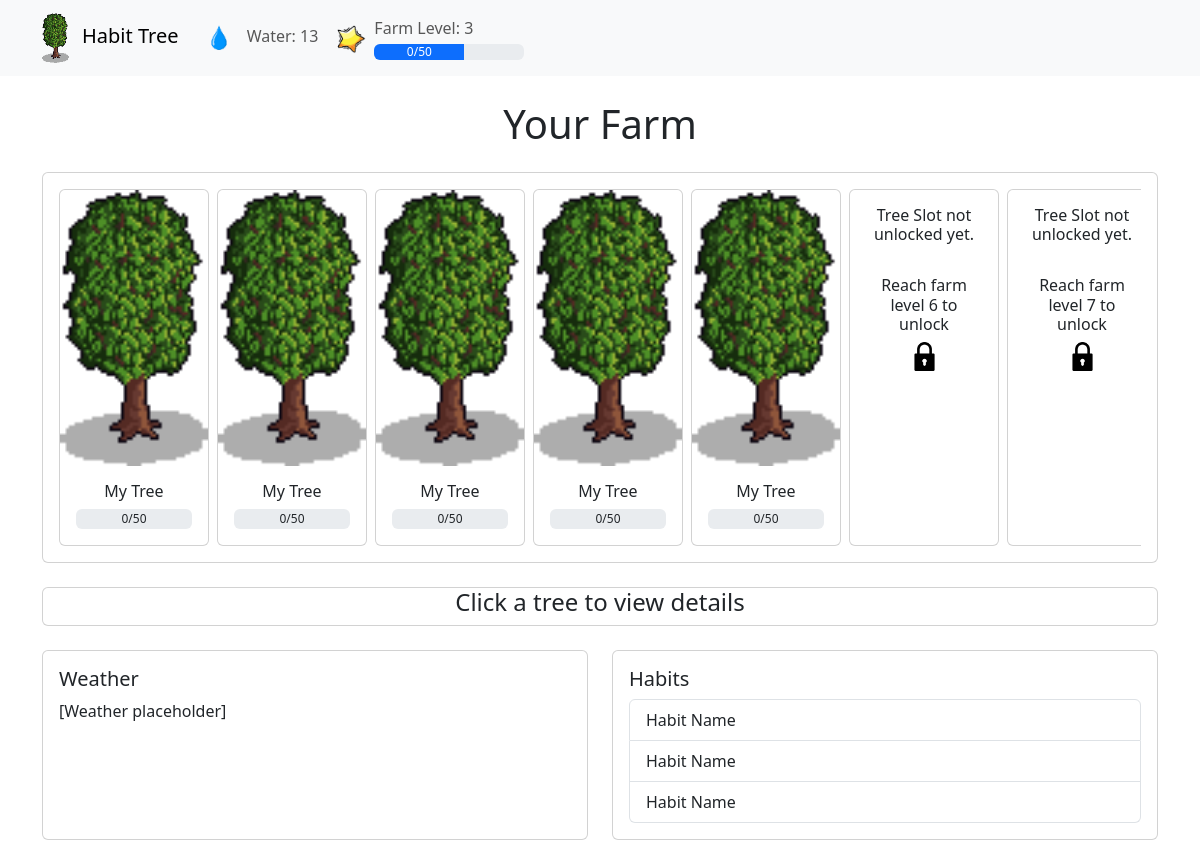
The page / on the database its author committed.
### tables this page shows
CREATE TABLE Tree (
            Name TEXT,
            Creation_Date TEXT,
            Stage INTEGER,
            Water INTEGER,
            Water_Required INTEGER
        );

### app/app.py (the view)
@app.route("/")
def index():
    db = get_db()
    cursor = db.cursor()
    cursor.execute("SELECT * FROM Tree LIMIT 10")
    trees_data = cursor.fetchall()
    cursor.execute("SELECT Level FROM Farm LIMIT 1")
    farm_row = cursor.fetchone()
    farm_level = farm_row[0] if farm_row else 1
    trees = []
    for i in range(10):
        required_level = TREE_REQUIREMENTS[i]
        if farm_level >= required_level:
            if i < len(trees_data):
                tree_row = trees_data[i]
                trees.append({
                    "unlocked": True,
                    "planted": True,
                    "name": tree_row[0],
                    "stage": tree_row[2],
                    "water": tree_row[3],
                    "water_required": tree_row[4],
                    "required_level": required_level
                })
            else:
                trees.append({
                    "unlocked": True,
                    "planted": False,
                    "required_level": required_level
                })
        else:
            trees.append({
                "unlocked": False,
                "planted": False,
                "required_level": required_level
            })
    return render_template("index.html", trees=trees, farm_level=farm_level)

### app/app.py (called while the page is built)
def get_db():
    if 'db' not in g:
        g.db = sqlite3.connect(DATABASE)
    return g.db

### app/templates/index.html (shortened to what this page needs)
<!DOCTYPE html>
<html lang="en">
<head>
  <link href="https://cdn.jsdelivr.net/npm/bootstrap@5.3.0/dist/css/bootstrap.min.css" rel="stylesheet">
</head>
<body>
  <div id="navbarContainer"></div>
  <div class="container my-4">
    <h1 class="mb-4 text-center">Your Farm</h1>
    <div class="card mb-4">
        <div class="card-body">
        <div class="overflow-auto">
            <div class="d-flex">
            {% for tree in trees %}
                {% if tree.unlocked %}
                {% if tree.planted %}
                    <div class="card me-2" style="min-width: 150px; cursor: pointer;"
                    data-tree="true"
                    data-name="{{ tree.name }}"
                    data-water="{{ tree.water }}"
                    data-water-required="{{ tree.water_required }}">
                    <img src="/static/tree_stage_6.png" class="card-img-top" alt="Tree Stage">
                    <div class="card-body text-center">
                        <h6 class="card-title mb-2">{{ tree.name }}</h6>
                        <div class="progress" style="height: 20px; position: relative;">
                            <div style="position: absolute; top: 0; left: 0; width: 100%; height: 100%; display: flex; align-items: center; justify-content: center; pointer-events: none;">
                                {{ tree.water }}/{{ tree.water_required }}
                            </div>
                        </div>
                    </div>
                    </div>
                {% endif %}
                {% else %}
                <div class="card me-2" style="min-width: 150px;">
                    <div class="card-body text-center">
                        <h6 class="card-title mb-2">Tree Slot not unlocked yet.</h6>
                        <br>
                        <h6 class="card-title mb-2">Reach farm level {{ tree.required_level }} to unlock</h6>
                        <img src="/static/lock.png" class="card-img-top img-fluid w-25" alt="Locked">
                    </div>
                </div>
                {% endif %}
            {% endfor %}
            </div>
        </div>
        </div>
    </div>
    <div id="instruction" class="card mt-4 mb-4">
        <h4 class="text-center">Click a tree to view details</h4>
    </div>
    <div class="row">
      <div class="col-md-6 mb-4">
        <div class="card h-100">
          <div class="card-body">
            <h5 class="card-title">Weather</h5>
            <p class="card-text">[Weather placeholder]</p>
          </div>
        </div>
      </div>
      <div class="col-md-6 mb-4">
        <div class="card h-100">
          <div class="card-body">
            <h5 class="card-title">Habits</h5>
            <div class="list-group">
              <div class="list-group-item">Habit Name</div>
              <div class="list-group-item">Habit Name</div>
              <div class="list-group-item">Habit Name</div>
            </div>
          </div>
        </div>
      </div>
    </div>
  </div>
</body>
</html>

### rows shown on the page
Tree: name "My Tree", water "0", water_required "50"
Tree: name "My Tree", water "0", water_required "50"
Tree: name "My Tree", water "0", water_required "50"
Tree: name "My Tree", water "0", water_required "50"
Tree: name "My Tree", water "0", water_required "50"

### other values the page prints
{{ tree.required_level }} "6" "7"
